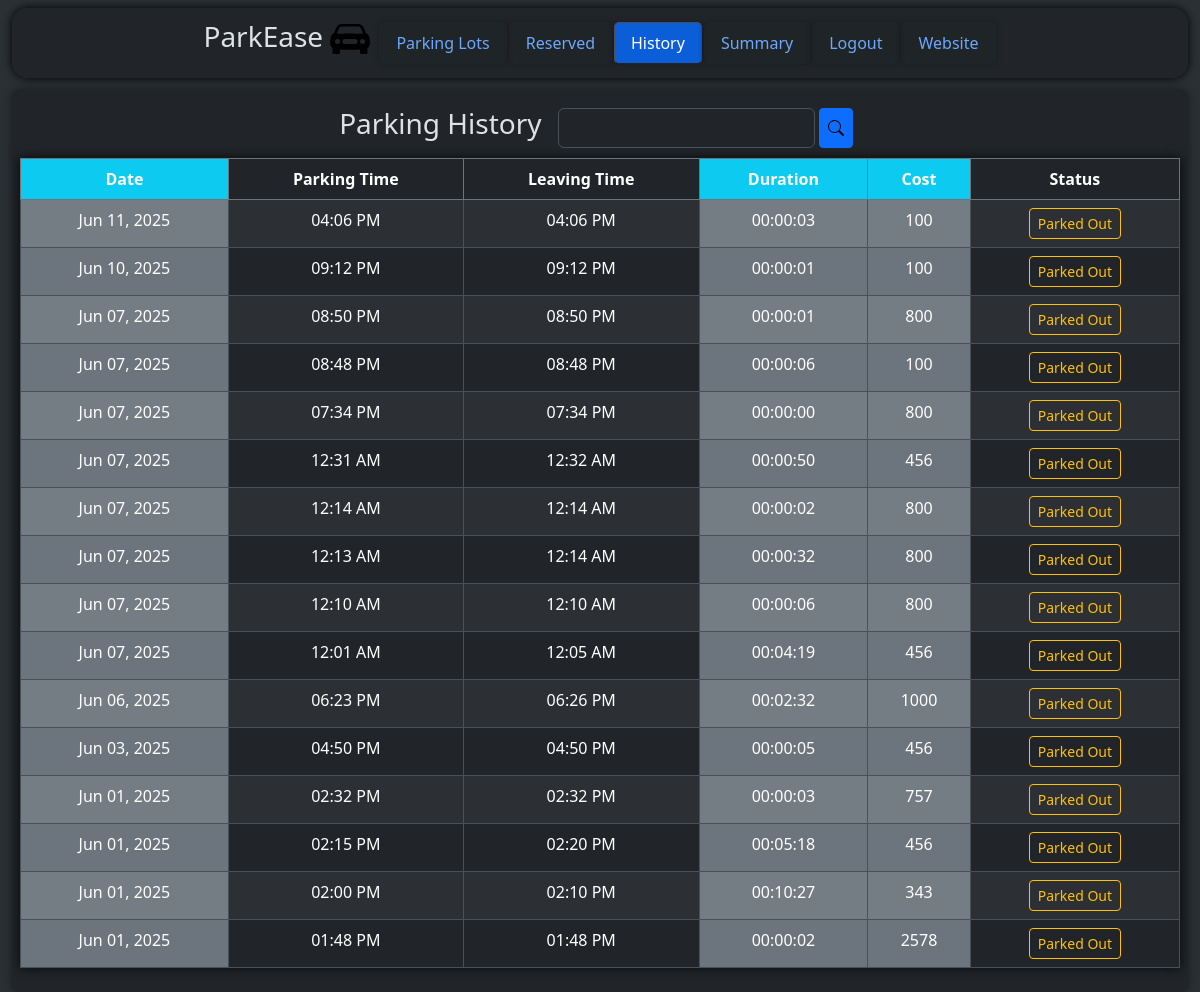
/user/dashboard/history (signed in), run on an earlier commit of the app's database.
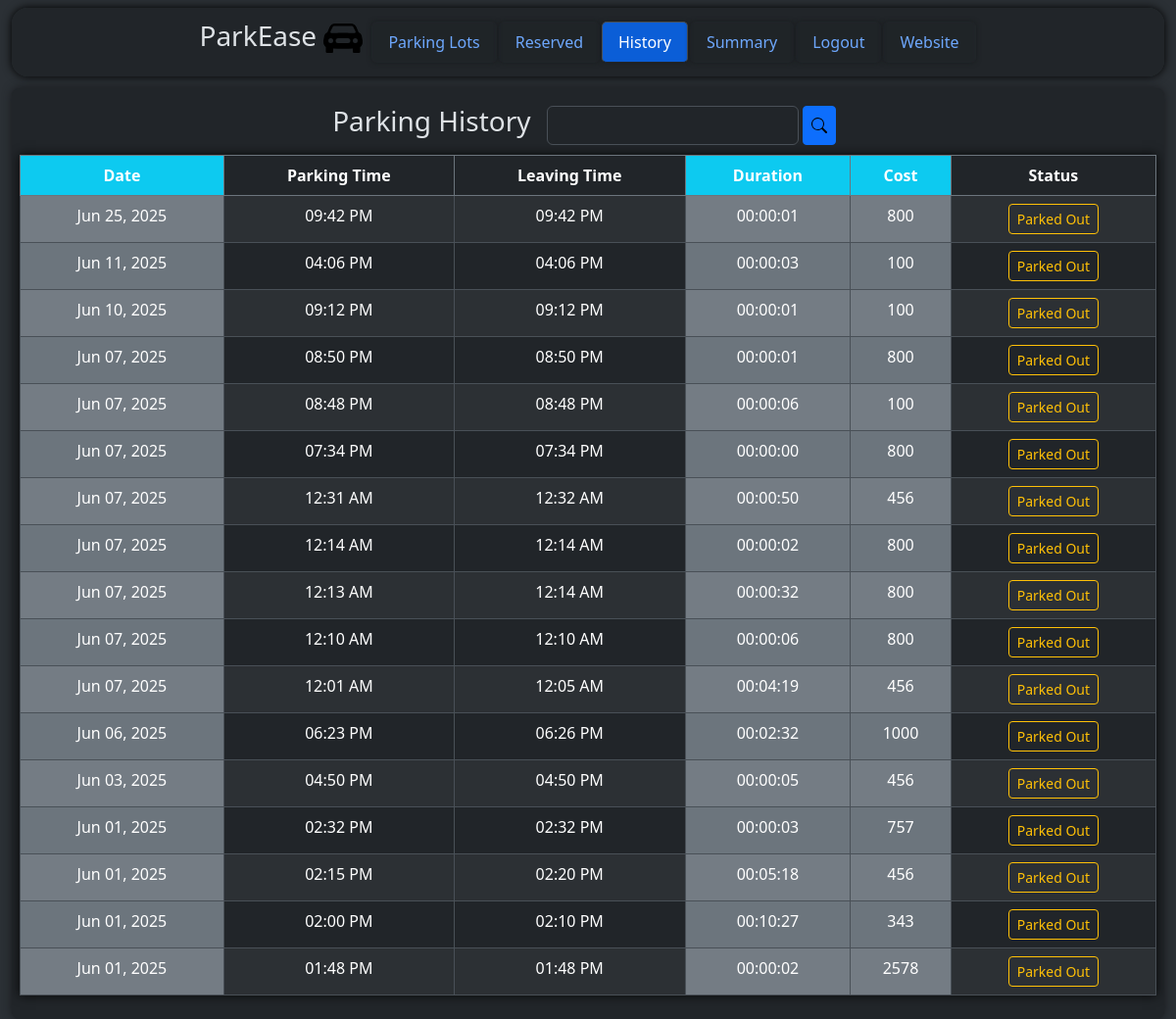
And on a later commit of the database.
### models/parkingInfo.py (models this page shows, shortened)
class ReservedParkingSpot(db.Model) :
    __tablename__ = "reservedparkingspot"
    id = db.Column(db.Integer, primary_key = True, autoincrement = True)
    parkingSpotId = db.Column(db.Integer, db.ForeignKey("parkingspot.id"))
    userId = db.Column(db.Integer, db.ForeignKey("user.id"))
    parkingTimestamp = db.Column(db.DateTime)
    leavingTimestamp = db.Column(db.DateTime)
    totalCost = db.Column(db.Integer)
    vehicleNumber = db.Column(db.String)

### controllers/userDashboard.py (the view)
@userbp.route("/dashboard/history", methods = ["GET"])
def history() :
    return render_template("user/reservedSpotHistory.html", reservedParkingSpots = viewAllReservedParkingSpots())

### controllers/userDashboard.py (called while the page is built)
@userbp.before_request
def restrict() :
    if session.get("type") != "user" :
        return redirect(url_for("general.signIn"))

def viewAllReservedParkingSpots() :
    return db.session.execute(db.select(ReservedParkingSpot).filter_by(userId = session["id"]).order_by(nulls_first(desc(ReservedParkingSpot.parkingTimestamp)))).scalars().all()

### models/userInfo.py (called while the page is built)
    def __str__(self) :
        return "{} {} {} {} {} {} {}".format(self.id, self.streetName.lower(), self.locality.lower(), self.subLocality.lower(), self.city.lower(), self.state.lower(), self.pinCode)

### templates/user/reservedSpotHistory.html (shortened to what the changed rows need)
<!DOCTYPE html>
<html class = "h-100" data-bs-theme = "dark">
    <head>
        <link rel = "stylesheet" href = "/static/bootstrap/css/bootstrap.min.css"/>
        <link rel = "stylesheet" href = "/static/css/style.css"/>
    </head>
    <body class = "h-100">
        <div class = "container-fluid bg-body-tertiary min-vh-100">
            <div class = "rounded-3 container-fluid bg-body p-2 overflow-auto margin-top" style = "height: 80%; width: 100%; box-shadow: 0 0 10px rgb(24, 26, 29);">
                <div>
                    <form action = "/user/dashboard/searchResults" method = "POST">
                    <table class = "table table-striped table-bordered table-hover text-center" style = "box-shadow: 0 0 10px rgb(7, 8, 8)">
                        <thead class = "border-secondary">
                            <tr>
                                <th class = "bg-info">
                                    Date
                                </th>
                                <th>
                                    Parking Time
                                </th>
                                <th>
                                    Leaving Time
                                </th>
                                <th class = "bg-info">
                                    Duration
                                </th>
                                <th class = "bg-info">
                                    Cost
                                </th>
                                <th>
                                    Status
                                </th>
                            </tr>
                        </thead>
                        <tbody>
                            {% for reservedParkingSpot in reservedParkingSpots %}
                                <tr>
                                    {% if reservedParkingSpot.parkingTimestamp is none %}
                                        {% set a = 1 %}
                                        <td class = "bg-secondary">
                                            -
                                        </td>
                                        <td>
                                            -
                                        </td>
                                    {% else %}
                                        <td class = "bg-secondary">
                                            {{ reservedParkingSpot.parkingTimestamp.strftime("%b %d, %Y") }}
                                        </td>
                                        <td>
                                            {{ reservedParkingSpot.parkingTimestamp.strftime("%I:%M %p") }}
                                        </td>
                                    {% endif %}
                                    {% if reservedParkingSpot.leavingTimestamp is none %}
                                        {% set b = 1 %}
                                        <td>
                                            -
                                        </td>
                                        <td class = "bg-secondary">
                                            -
                                        </td>
                                        <td class = "bg-secondary">
                                            -
                                        </td>
                                    {% else %}
                                        <td>
                                            {{ reservedParkingSpot.leavingTimestamp.strftime("%I:%M %p") }}
                                        </td>
                                        <td class = "bg-secondary">
                                            {% set dur = (reservedParkingSpot.leavingTimestamp - reservedParkingSpot.parkingTimestamp).total_seconds() | int %}
                                            {{ "%02d" | format(dur // 3600) }}:{{ "%02d" | format((dur % 3600) // 60) }}:{{ "%02d" | format(dur % 60) }}
                                        </td>
                                        <td class = "bg-secondary">
                                            {{ reservedParkingSpot.totalCost }}
                                        </td>
                                    {% endif %}
                                    {% if a == 1 %}
                                        <td>
                                            <a class = "btn btn-outline-danger btn-sm" href = "/user/dashboard/reserved">
                                                Reserved
                                            </a>
                                        </td>
                                    {% elif b == 1 %}
                                        <td>
                                            <a class = "btn btn-outline-success btn-sm" href = "/user/dashboard/reserved">
                                                Occupied
                                            </a>
                                        </td>
                                    {% else %}
                                        <td>
                                            <button type = "submit" class = "btn btn-outline-warning btn-sm" name = "searchValue" value = "{% if reservedParkingSpot.parkingSpot is not none %}{{reservedParkingSpot.parkingSpot.parkingLot.address}}{% else %} - {% endif %}">
                                                Parked Out
                                            </button>
                                        </td>
                                    {% endif %}
                                </tr>
                            {% endfor %}
                        </tbody>
                    </table>
                    </form>
                </div>
            </div>
        </div>
    </body>
</html>

What changed in the data, as far as the page shows it:
added ReservedParkingSpot: parkingTimestamp "Jun 25, 2025", parkingTimestamp "09:42 PM", leavingTimestamp "09:42 PM", dur "00", value "00", dur "01", totalCost "800"
